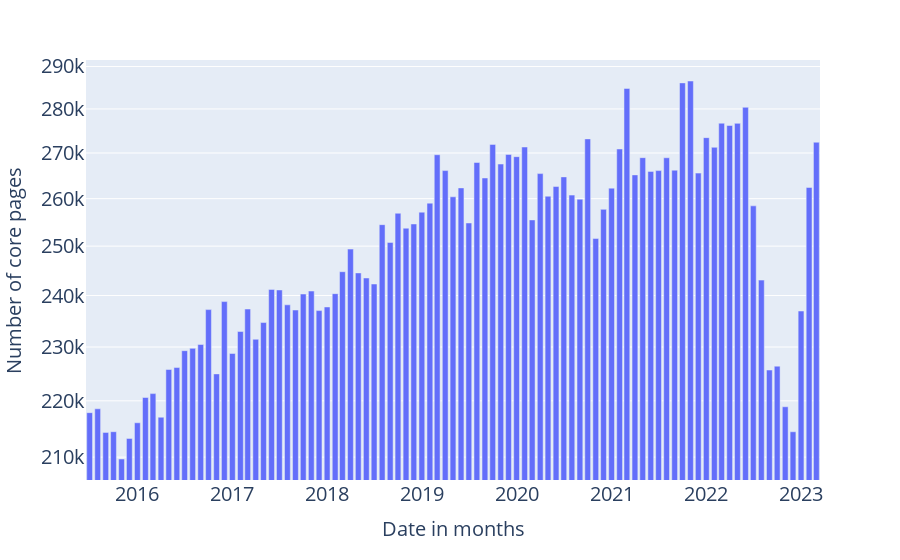

Notebook code cell kept with this figure:
### Code cell
df_hinge_pd = df_hinge.toPandas()
df_hinge_pd = df_hinge_pd.merge(nb_pages_all[['date', 'nb_pages']], on='date')
df_hinge_pd['core_pages'] = df_hinge_pd['hinge_rank']*df_hinge_pd['nb_pages']
df_hinge_pd['core_pages'] = df_hinge_pd['hinge_rank']*df_hinge_pd['nb_pages'] / 100
fig = px.bar(df_hinge_pd.sort_values('date'), x='date', y = 'core_pages', log_y=True)
fig.update_layout(
    xaxis_title=dict(text='Date in months', font=dict(size=20)),
    yaxis_title=dict(text='Number of core pages', font=dict(size=20)),
    yaxis = dict( tickfont = dict(size=20)),
    xaxis = dict( tickfont = dict(size=20)))
fig.show()
fig.write_image("../figures_report/data_presentation/core_pages_fr.pdf")

### Figure 1 — Plotly figure (JSON) as saved in the notebook; plotly's stock layout.template omitted (floating-point values rounded to 4 significant figures)
{"data": [{"alignmentgroup": "True", "hovertemplate": "date=%{x}<br>core_pages=%{y}<extra></extra>", "legendgroup": "", "marker": {"color": "#636efa", "pattern": {"shape": ""}}, "name": "", "offsetgroup": "", "orientation": "v", "showlegend": false, "textposition": "auto", "type": "bar", "x": ["2015-07", "2015-08", "2015-09", "2015-10", "2015-11", "2015-12", "2016-01", "2016-02", "2016-03", "2016-04", "2016-05", "2016-06", "2016-07", "2016-08", "2016-09", "2016-10", "2016-11", "2016-12", "2017-01", "2017-02", "2017-03", "2017-04", "2017-05", "2017-06", "2017-07", "2017-08", "2017-09", "2017-10", "2017-11", "2017-12", "2018-01", "2018-02", "2018-03", "2018-04", "2018-05", "2018-06", "2018-07", "2018-08", "2018-09", "2018-10", "2018-11", "2018-12", "2019-01", "2019-02", "2019-03", "2019-04", "2019-05", "2019-06", "2019-07", "2019-08", "2019-09", "2019-10", "2019-11", "2019-12", "2020-01", "2020-02", "2020-03", "2020-04", "2020-05", "2020-06", "2020-07", "2020-08", "2020-09", "2020-10", "2020-11", "2020-12", "2021-01", "2021-02", "2021-03", "2021-04", "2021-05", "2021-06", "2021-07", "2021-08", "2021-09", "2021-10", "2021-11", "2021-12", "2022-01", "2022-02", "2022-03", "2022-04", "2022-05", "2022-06", "2022-07", "2022-08", "2022-09", "2022-10", "2022-11", "2022-12", "2023-01", "2023-02", "2023-03"], "xaxis": "x", "y": [217863, 218600.0, 214340, 214461, 209678, 213300.0, 216050, 220600.0, 221318, 217041, 225773, 226135, 229309, 229800.0, 230489, 237200.0, 224954, 238801, 228779, 232968, 237341, 231479, 234701, 241218, 241112, 238165, 237100.0, 240300.0, 240900.0, 237033, 237741, 240400.0, 244772, 249389, 244500.0, 243503, 242297, 254500.0, 250768, 256900.0, 253732, 254618, 257116, 259038, 269610, 266099, 260400.0, 262322, 254824, 267900.0, 264478, 271924, 267549, 269700.0, 269177, 271300.0, 255472, 265440, 260500.0, 262616, 264719, 260761, 259894, 273164, 251568, 257708, 262270, 270900.0, 284793, 265156, 268957, 265900.0, 266100.0, 268935, 266195, 286098, 286500.0, 265547, 273400.0, 271271, 276723, 276202, 276700.0, 280400.0, 258457, 243078, 225700.0, 226396, 218923, 214400.0, 236947, 262415, 272409], "yaxis": "y"}], "layout": {"autosize": true, "barmode": "relative", "legend": {"tracegroupgap": 0}, "margin": {"t": 60}, "xaxis": {"anchor": "y", "autorange": true, "domain": [0, 1], "range": ["2015-06-17", "2023-03-15"], "tickfont": {"size": 20}, "title": {"font": {"size": 20}, "text": "Date in months"}, "type": "date"}, "yaxis": {"anchor": "x", "autorange": true, "domain": [0, 1], "range": [5.314, 5.465], "tickfont": {"size": 20}, "title": {"font": {"size": 20}, "text": "Number of core pages"}, "type": "log"}}}
